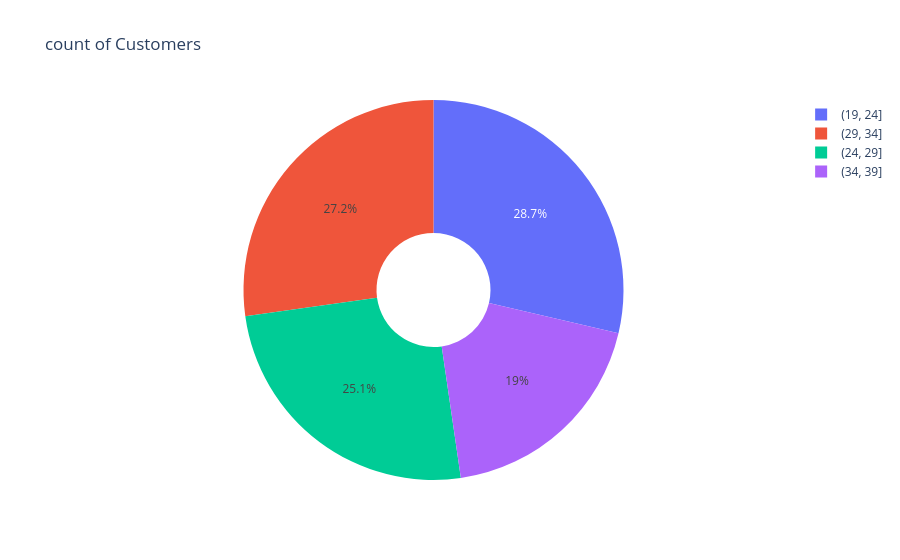

The code cell stored with this chart in its notebook:
### Code cell
fig = px.pie(data_frame = q3, names = 'Age_Range', values = 'count', title='count of Customers',hole=0.3)
fig.show()

### Figure 1 — Plotly figure (JSON) as saved in the notebook; plotly's stock layout.template omitted (floating-point values rounded to 4 significant figures)
{"data": [{"domain": {"x": [0, 1], "y": [0, 1]}, "hole": 0.3, "hovertemplate": "Age_Range=%{label}<br>count=%{value}<extra></extra>", "labels": ["(19, 24]", "(29, 34]", "(24, 29]", "(34, 39]"], "legendgroup": "", "name": "", "showlegend": true, "type": "pie", "values": [137, 130, 120, 91]}], "layout": {"legend": {"tracegroupgap": 0}, "title": {"text": "count of Customers"}}}
